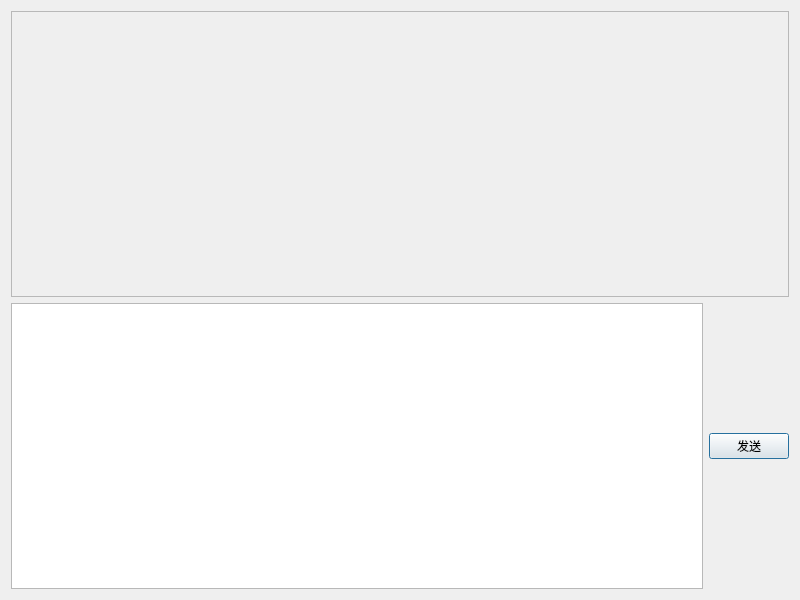
<?xml version="1.0" encoding="UTF-8"?>
<ui version="4.0">
 <class>ChatDialog</class>
 <widget class="QDialog" name="ChatDialog">
  <property name="geometry">
   <rect>
    <x>0</x>
    <y>0</y>
    <width>800</width>
    <height>600</height>
   </rect>
  </property>
  <layout class="QVBoxLayout" name="verticalLayout">
   <item>
    <widget class="QScrollArea" name="scrollArea">
     <widget class="QWidget" name="chatContent">
      <layout class="QVBoxLayout" name="chatLayout"/>
     </widget>
    </widget>
   </item>
   <item>
    <layout class="QHBoxLayout" name="inputLayout">
     <item>
      <widget class="QTextEdit" name="inputEdit">
       <property name="maximumHeight">
        <number>100</number>
       </property>
      </widget>
     </item>
     <item>
      <widget class="QPushButton" name="sendButton">
       <property name="text">
        <string>发送</string>
       </property>
      </widget>
     </item>
    </layout>
   </item>
  </layout>
 </widget>
</ui>
